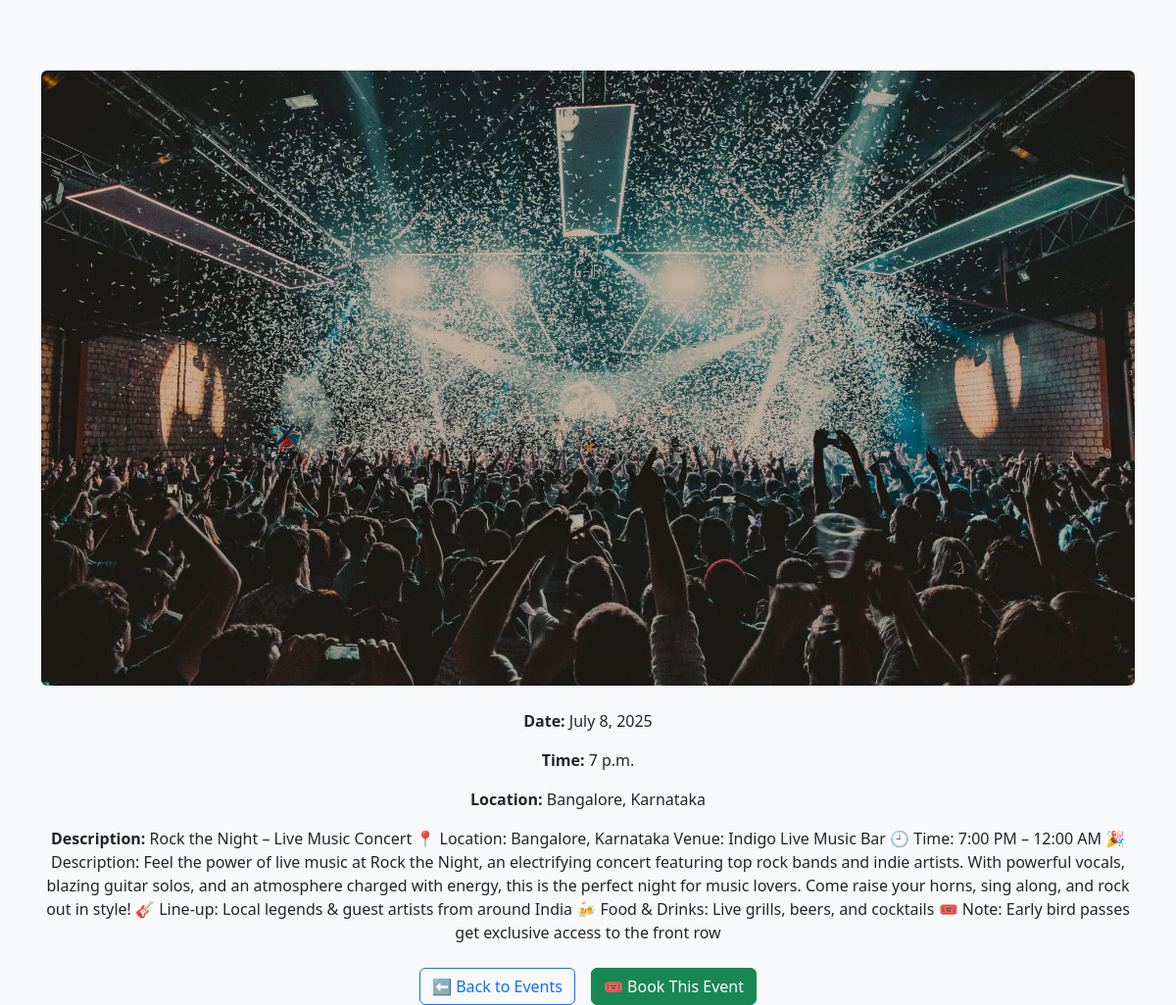
The page /events/3/ on the database its author committed.
### events/models.py (models this page shows, shortened)
class Event(models.Model):
    name = models.CharField(max_length=200)
    date = models.DateField()
    time = models.TimeField()
    location = models.CharField(max_length=255)
    description = models.TextField()
    image = models.ImageField(upload_to='event_images/', null=True, blank=True)
    saved_by = models.ManyToManyField(User, related_name='saved_events', blank=True)

### events/views.py (the view)
# urls.py: path('events/<int:event_id>/', views.event_detail, name='event_detail'),
def event_detail(request, event_id):
    event = get_object_or_404(Event, id=event_id)
    return render(request, 'events/event_detail.html', {'event': event})

### events/templates/events/event_detail.html (shortened to what this page needs)
<!DOCTYPE html>
<html lang="en">
<head>
    <link rel="stylesheet" href="https://cdn.jsdelivr.net/npm/bootstrap@5.3.0/dist/css/bootstrap.min.css">
</head>
<body class="bg-light">
    <div class="container text-center mt-5">
        {% if event.image %}
            <img src="{{ event.image.url }}" class="img-fluid my-4 rounded" alt="{{ event.title }}">
        {% endif %}
        <div class="mb-3">
            <p><strong>Date:</strong> {{ event.date }}</p>
            <p><strong>Time:</strong> {{ event.time }}</p>
            <p><strong>Location:</strong> {{ event.location }}</p>
            <p><strong>Description:</strong> {{ event.description }}</p>
        </div>
        <div class="d-flex justify-content-center gap-3 mt-4">
            <a href="{% url 'events:event_list' %}" class="btn btn-outline-primary">⬅️ Back to Events</a>
            <a href="{% url 'users:book_event' event.id %}" class="btn btn-success">🎟️ Book This Event</a>
        </div>
    </div>
</body>
</html>

### rows shown on the page
Event: image (picture), date "July 8, 2025", time "7 p.m.", location "Bangalore, Karnataka", description "Rock the Night – Live Music Concert 📍 Location: Bangalore, Karnataka Venue: Indigo Live Music Bar 🕘 Time: 7:00 PM – 12:00 AM 🎉 Description: Feel the power of live music at Rock the Night, an electrifying concert featuring top rock bands and indie artists. With powerful vocals, blazing guitar solos, and an atmosphere charged with energy, this is the perfect night for music lovers. Come raise your horns, sing along, and rock out in style! 🎸 Line-up: Local legends & guest artists from around India 🍻 Food & Drinks: Live grills, beers, and cocktails 🎟️ Note: Early bird passes get exclusive access to the front row"
